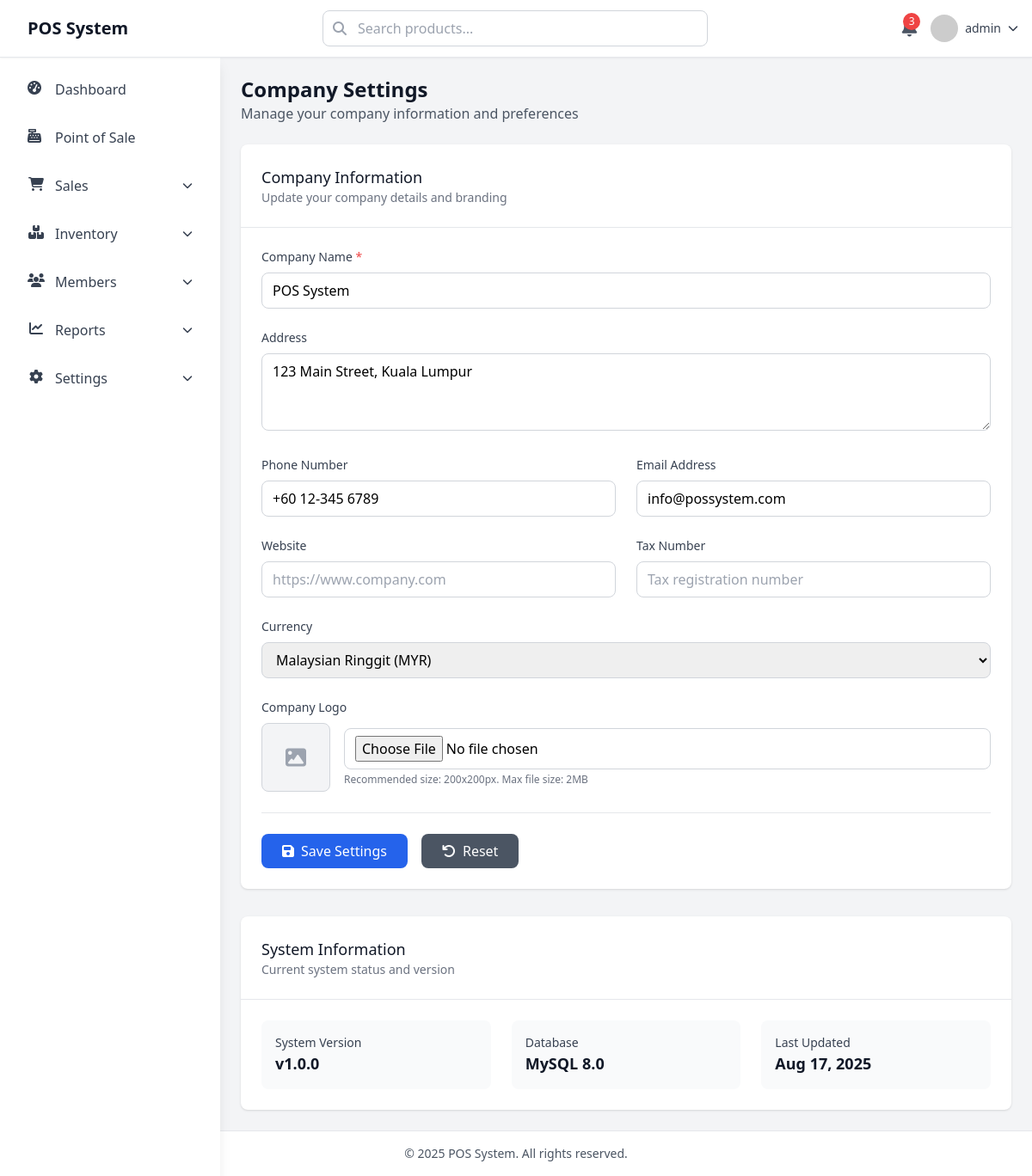
The app's page /company-settings.php (signed in), older data.
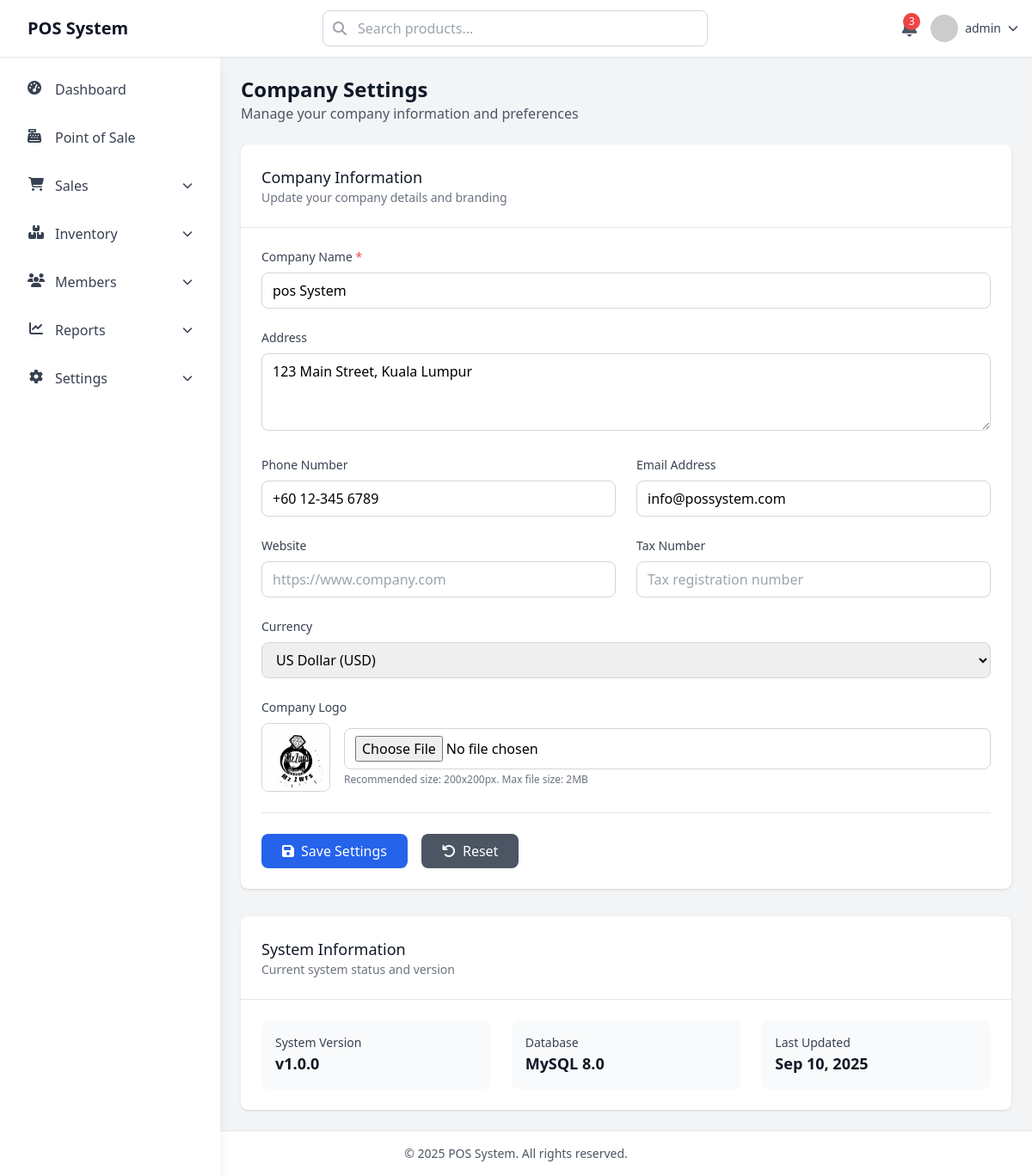
The same page, newer data.
### tables this page shows
CREATE TABLE IF NOT EXISTS `company_settings` (
  `id` int NOT NULL AUTO_INCREMENT,
  `company_name` varchar(255) NOT NULL,
  `address` text,
  `phone` varchar(50) DEFAULT NULL,
  `email` varchar(255) DEFAULT NULL,
  `website` varchar(255) DEFAULT NULL,
  `tax_number` varchar(100) DEFAULT NULL,
  `currency` varchar(10) DEFAULT 'MYR',
  `logo` varchar(255) DEFAULT NULL,
  `created_at` timestamp NULL DEFAULT CURRENT_TIMESTAMP,
  `updated_at` timestamp NULL DEFAULT CURRENT_TIMESTAMP ON UPDATE CURRENT_TIMESTAMP,
  PRIMARY KEY (`id`)
);

### company-settings.php (the view, shortened to what this page needs)
<?php
include 'include/conn.php';
include 'include/head.php';
include 'include/header.php';
include 'include/sidebar.php';
$query_settings = mysqli_query($conn, "SELECT * FROM company_settings WHERE id = 1");
$settings = mysqli_fetch_array($query_settings);
?>
<div class="main-content ml-0 lg:ml-64 pt-16">
    <div class="p-4 md:p-6">
        <div class="mb-6">
            <h1 class="text-2xl font-bold text-gray-900">Company Settings</h1>
            <p class="text-gray-600">Manage your company information and preferences</p>
        </div>
        <div class="bg-white rounded-lg shadow">
            <div class="p-6 border-b border-gray-200">
                <h2 class="text-lg font-medium text-gray-900">Company Information</h2>
                <p class="text-sm text-gray-500">Update your company details and branding</p>
            </div>
            <form id="company-settings-form" class="p-6 space-y-6">
                <div>
                    <label for="company_name" class="block text-sm font-medium text-gray-700 mb-2">
                        Company Name <span class="text-red-500">*</span>
                    </label>
                    <input type="text"
                           id="company_name"
                           name="company_name"
                           value="<?= htmlspecialchars($settings['company_name'] ?? '') ?>"
                           class="w-full px-3 py-2 border border-gray-300 rounded-lg focus:ring-2 focus:ring-blue-500 focus:border-transparent"
                           required>
                </div>
                <div>
                    <label for="address" class="block text-sm font-medium text-gray-700 mb-2">
                        Address
                    </label>
                    <textarea id="address"
                              name="address"
                              rows="3"
                              class="w-full px-3 py-2 border border-gray-300 rounded-lg focus:ring-2 focus:ring-blue-500 focus:border-transparent"
                              placeholder="Enter company address"><?= htmlspecialchars($settings['address'] ?? '') ?></textarea>
                </div>
                <div class="grid grid-cols-1 md:grid-cols-2 gap-6">
                    <div>
                        <label for="phone" class="block text-sm font-medium text-gray-700 mb-2">
                            Phone Number
                        </label>
                        <input type="tel"
                               id="phone"
                               name="phone"
                               value="<?= htmlspecialchars($settings['phone'] ?? '') ?>"
                               class="w-full px-3 py-2 border border-gray-300 rounded-lg focus:ring-2 focus:ring-blue-500 focus:border-transparent"
                               placeholder="+60 12-345 6789">
                    </div>
                    <div>
                        <label for="email" class="block text-sm font-medium text-gray-700 mb-2">
                            Email Address
                        </label>
                        <input type="email"
                               id="email"
                               name="email"
                               value="<?= htmlspecialchars($settings['email'] ?? '') ?>"
                               class="w-full px-3 py-2 border border-gray-300 rounded-lg focus:ring-2 focus:ring-blue-500 focus:border-transparent"
                               placeholder="info@company.com">
                    </div>
                </div>
                <div class="grid grid-cols-1 md:grid-cols-2 gap-6">
                    <div>
                        <label for="website" class="block text-sm font-medium text-gray-700 mb-2">
                            Website
                        </label>
                        <input type="url"
                               id="website"
                               name="website"
                               value="<?= htmlspecialchars($settings['website'] ?? '') ?>"
                               class="w-full px-3 py-2 border border-gray-300 rounded-lg focus:ring-2 focus:ring-blue-500 focus:border-transparent"
                               placeholder="https://www.company.com">
                    </div>
                    <div>
                        <label for="tax_number" class="block text-sm font-medium text-gray-700 mb-2">
                            Tax Number
                        </label>
                        <input type="text"
                               id="tax_number"
                               name="tax_number"
                               value="<?= htmlspecialchars($settings['tax_number'] ?? '') ?>"
                               class="w-full px-3 py-2 border border-gray-300 rounded-lg focus:ring-2 focus:ring-blue-500 focus:border-transparent"
                               placeholder="Tax registration number">
                    </div>
                </div>
                <div>
                    <label for="currency" class="block text-sm font-medium text-gray-700 mb-2">
                        Currency
                    </label>
                    <select id="currency"
                            name="currency"
                            class="w-full px-3 py-2 border border-gray-300 rounded-lg focus:ring-2 focus:ring-blue-500 focus:border-transparent">
                        <option value="MYR" <?= ($settings['currency'] ?? 'MYR') == 'MYR' ? 'selected' : '' ?>>Malaysian Ringgit (MYR)</option>
                        <option value="USD" <?= ($settings['currency'] ?? '') == 'USD' ? 'selected' : '' ?>>US Dollar (USD)</option>
                    </select>
                </div>
                <div>
                    <label for="logo" class="block text-sm font-medium text-gray-700 mb-2">
                        Company Logo
                    </label>
                    <div class="flex items-center space-x-4">
                        <div class="flex-shrink-0">
                            <?php if (!empty($settings['logo'])): ?>
                                <img id="logo-preview"
                                     src="<?= htmlspecialchars($settings['logo']) ?>"
                                     alt="Company Logo"
                                     class="h-20 w-20 object-cover rounded-lg border border-gray-300">
                            <?php else: ?>
                                <div id="logo-preview"
                                     class="h-20 w-20 bg-gray-100 rounded-lg border border-gray-300 flex items-center justify-center">
                                    <i class="fas fa-image text-gray-400 text-2xl"></i>
                                </div>
                            <?php endif; ?>
                        </div>
                        <div class="flex-1">
                            <input type="file"
                                   id="logo"
                                   name="logo"
                                   accept="image/*"
                                   class="w-full px-3 py-2 border border-gray-300 rounded-lg focus:ring-2 focus:ring-blue-500 focus:border-transparent">
                            <p class="text-xs text-gray-500 mt-1">Recommended size: 200x200px. Max file size: 2MB</p>
                        </div>
                    </div>
                </div>
                <div class="flex flex-col sm:flex-row gap-4 pt-6 border-t border-gray-200">
                    <button type="submit"
                            class="flex-1 sm:flex-none bg-blue-600 text-white px-6 py-2 rounded-lg hover:bg-blue-700 focus:ring-2 focus:ring-blue-500 focus:ring-offset-2 transition-colors">
                        <i class="fas fa-save mr-2"></i>Save Settings
                    </button>
                    <button type="button"
                            id="reset-form"
                            class="flex-1 sm:flex-none bg-gray-600 text-white px-6 py-2 rounded-lg hover:bg-gray-700 focus:ring-2 focus:ring-gray-500 focus:ring-offset-2 transition-colors">
                        <i class="fas fa-undo mr-2"></i>Reset
                    </button>
                </div>
            </form>
        </div>
        <div class="mt-8 bg-white rounded-lg shadow">
            <div class="p-6 border-b border-gray-200">
                <h2 class="text-lg font-medium text-gray-900">System Information</h2>
                <p class="text-sm text-gray-500">Current system status and version</p>
            </div>
            <div class="p-6">
                <div class="grid grid-cols-1 md:grid-cols-2 lg:grid-cols-3 gap-6">
                    <div class="bg-gray-50 p-4 rounded-lg">
                        <h3 class="text-sm font-medium text-gray-700">System Version</h3>
                        <p class="text-lg font-semibold text-gray-900">v1.0.0</p>
                    </div>
                    <div class="bg-gray-50 p-4 rounded-lg">
                        <h3 class="text-sm font-medium text-gray-700">Database</h3>
                        <p class="text-lg font-semibold text-gray-900">MySQL 8.0</p>
                    </div>
                    <div class="bg-gray-50 p-4 rounded-lg">
                        <h3 class="text-sm font-medium text-gray-700">Last Updated</h3>
                        <p class="text-lg font-semibold text-gray-900"><?= date('M d, Y', strtotime($settings['updated_at'] ?? 'now')) ?></p>
                    </div>
                </div>
            </div>
        </div>
    </div>
</div>
<?php include 'include/footer.php'; ?>

### include/head.php (shortened to what this page needs)
<!DOCTYPE html>
<html lang="en">
<head>
    <script src="https://cdn.tailwindcss.com"></script>
    <link rel="stylesheet" href="https://cdnjs.cloudflare.com/ajax/libs/font-awesome/6.4.0/css/all.min.css">
    <link rel="stylesheet" href="https://cdn.datatables.net/1.13.7/css/jquery.dataTables.min.css">
</head>
<body class="bg-gray-100">

### include/header.php (shortened to what this page needs)
<header class="bg-white shadow-sm border-b border-gray-200 fixed top-0 left-0 right-0 z-50">
    <div class="flex items-center justify-between px-4 py-3">
        <div class="flex items-center space-x-4">
            <div class="hidden lg:block">
                <h1 class="text-xl font-bold text-gray-900">POS System</h1>
            </div>
        </div>
        <div class="hidden md:flex flex-1 max-w-md mx-8">
            <div class="relative w-full">
                <input type="text" placeholder="Search products..."
                       class="w-full pl-10 pr-4 py-2 border border-gray-300 rounded-lg focus:ring-2 focus:ring-blue-500 focus:border-transparent">
                <div class="absolute inset-y-0 left-0 pl-3 flex items-center pointer-events-none">
                </div>
            </div>
        </div>
        <div class="flex items-center space-x-4">
            <div class="relative">
                <button class="text-gray-600 hover:text-gray-900 relative">
                    <span class="absolute -top-1 -right-1 bg-red-500 text-white text-xs rounded-full h-5 w-5 flex items-center justify-center">3</span>
                </button>
            </div>
            <div class="relative">
                <button id="user-menu-button" class="flex items-center space-x-2 text-gray-700 hover:text-gray-900">
                    <img class="h-8 w-8 rounded-full" src="https://ui-avatars.com/api/?name=<?= $_SESSION['username'] ?>&background=random" alt="User">
                    <span class="hidden md:block text-sm font-medium"><?= $_SESSION['username'] ?></span>
                    <i class="fas fa-chevron-down text-xs"></i>
                </button>
            </div>
        </div>
    </div>
</header>

### include/sidebar.php (shortened to what this page needs)
<aside class="sidebar fixed left-0 top-0 h-full w-64 bg-white shadow-lg transform transition-transform duration-300 ease-in-out z-40" style="top: 64px;">
    <div class="p-4 h-full overflow-y-auto">
        <nav class="space-y-2">
            <a href="dashboard.php" class="flex items-center px-4 py-3 text-gray-700 rounded-lg hover:bg-blue-50 hover:text-blue-600 transition-colors">
                <i class="fas fa-tachometer-alt w-5 h-5 mr-3"></i>
                <span>Dashboard</span>
            </a>
            <a href="pos.php" class="flex items-center px-4 py-3 text-gray-700 rounded-lg hover:bg-blue-50 hover:text-blue-600 transition-colors">
                <i class="fas fa-cash-register w-5 h-5 mr-3"></i>
                <span>Point of Sale</span>
            </a>
            <div class="space-y-1">
                <button class="w-full flex items-center justify-between px-4 py-3 text-gray-700 rounded-lg hover:bg-blue-50 hover:text-blue-600 transition-colors" onclick="toggleSubmenu('sales-submenu')">
                    <div class="flex items-center">
                        <i class="fas fa-shopping-cart w-5 h-5 mr-3"></i>
                        <span>Sales</span>
                    </div>
                    <i class="fas fa-chevron-down text-xs transition-transform" id="sales-arrow"></i>
                </button>
            </div>
            <div class="space-y-1">
                <button class="w-full flex items-center justify-between px-4 py-3 text-gray-700 rounded-lg hover:bg-blue-50 hover:text-blue-600 transition-colors" onclick="toggleSubmenu('inventory-submenu')">
                    <div class="flex items-center">
                        <i class="fas fa-boxes w-5 h-5 mr-3"></i>
                        <span>Inventory</span>
                    </div>
                    <i class="fas fa-chevron-down text-xs transition-transform" id="inventory-arrow"></i>
                </button>
            </div>
            <div class="space-y-1">
                <button class="w-full flex items-center justify-between px-4 py-3 text-gray-700 rounded-lg hover:bg-blue-50 hover:text-blue-600 transition-colors" onclick="toggleSubmenu('members-submenu')">
                    <div class="flex items-center">
                        <i class="fas fa-users w-5 h-5 mr-3"></i>
                        <span>Members</span>
                    </div>
                    <i class="fas fa-chevron-down text-xs transition-transform" id="members-arrow"></i>
                </button>
            </div>
            <div class="space-y-1">
                <button class="w-full flex items-center justify-between px-4 py-3 text-gray-700 rounded-lg hover:bg-blue-50 hover:text-blue-600 transition-colors" onclick="toggleSubmenu('reports-submenu')">
                    <div class="flex items-center">
                        <i class="fas fa-chart-line w-5 h-5 mr-3"></i>
                        <span>Reports</span>
                    </div>
                    <i class="fas fa-chevron-down text-xs transition-transform" id="reports-arrow"></i>
                </button>
            </div>
            <?php if ($_SESSION['role'] == 'admin'): ?>
            <div class="space-y-1">
                <button class="w-full flex items-center justify-between px-4 py-3 text-gray-700 rounded-lg hover:bg-blue-50 hover:text-blue-600 transition-colors" onclick="toggleSubmenu('settings-submenu')">
                    <div class="flex items-center">
                        <i class="fas fa-cog w-5 h-5 mr-3"></i>
                        <span>Settings</span>
                    </div>
                    <i class="fas fa-chevron-down text-xs transition-transform" id="settings-arrow"></i>
                </button>
            </div>
            <?php endif; ?>
        </nav>
    </div>
</aside>

### include/footer.php (shortened to what this page needs)
<footer class="bg-white border-t border-gray-200 py-4 mt-auto">
    <div class="container mx-auto px-4">
        <div class="text-center text-gray-600 text-sm">
            <p>&copy; <?= date('Y') ?> POS System. All rights reserved.</p>
        </div>
    </div>
</footer>
</body>
</html>

### include/head.php (style rules this page uses)
.sidebar { transition: all 0.3s ease; }
:root { --vh: 1vh; }

Row changes from the older to the newer data that the page shows:
changed company_settings "123 Main Street, Kuala Lumpur": company_name "POS System" → "pos System"; currency "Malaysian Ringgit (MYR)" → "US Dollar (USD)"; logo: picture added; updated_at "Aug 17, 2025" → "Sep 10, 2025"
